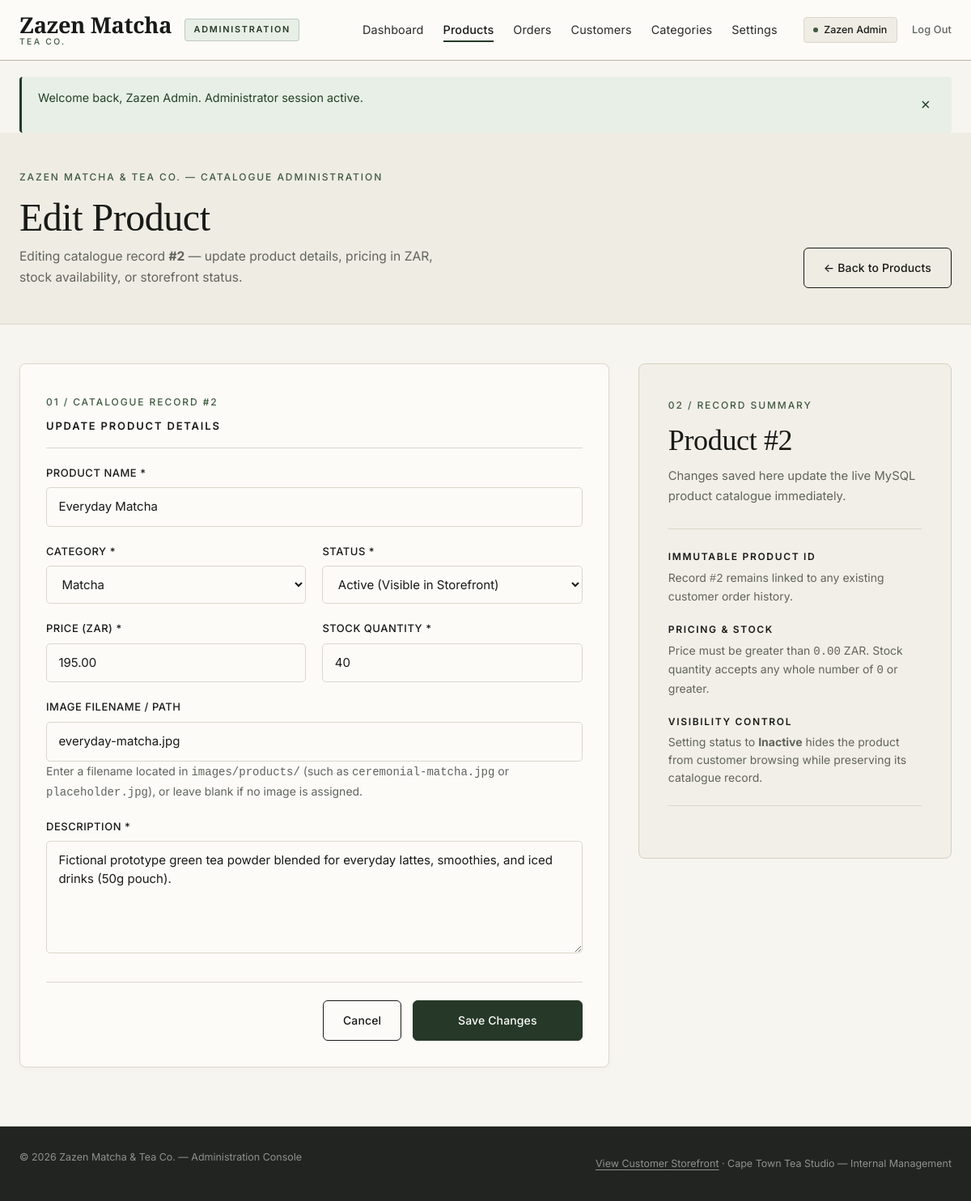
The page /admin/product-edit.php?id=2 (signed in) on the database as committed earlier.
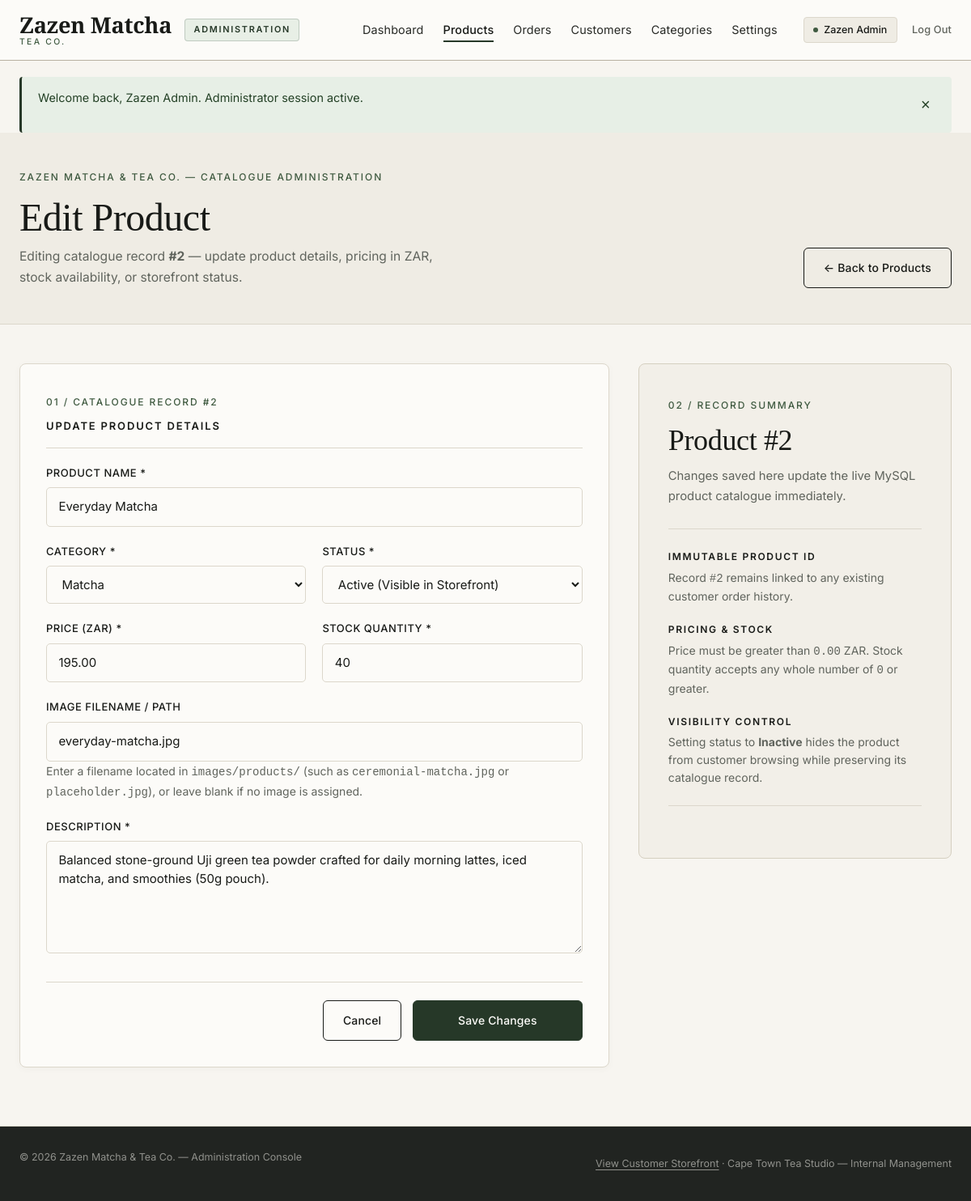
The same page on the database as committed later.
### tables this page shows
CREATE TABLE `products` (
    `product_id` INT UNSIGNED NOT NULL AUTO_INCREMENT,
    `category_id` INT UNSIGNED NOT NULL,
    `name` VARCHAR(150) NOT NULL,
    `description` TEXT DEFAULT NULL,
    `price` DECIMAL(10, 2) NOT NULL,
    `stock_quantity` INT NOT NULL DEFAULT 0,
    `image` VARCHAR(255) DEFAULT NULL,
    `status` ENUM('active', 'inactive') NOT NULL DEFAULT 'active',
    `created_at` TIMESTAMP NOT NULL DEFAULT CURRENT_TIMESTAMP,
    `updated_at` TIMESTAMP NOT NULL DEFAULT CURRENT_TIMESTAMP ON UPDATE CURRENT_TIMESTAMP,
    PRIMARY KEY (`product_id`),
    KEY `idx_products_category` (`category_id`),
    KEY `idx_products_status` (`status`),
    CONSTRAINT `fk_products_category`
        FOREIGN KEY (`category_id`)
        REFERENCES `categories` (`category_id`)
        ON DELETE RESTRICT
        ON UPDATE CASCADE
);

CREATE TABLE `categories` (
    `category_id` INT UNSIGNED NOT NULL AUTO_INCREMENT,
    `name` VARCHAR(100) NOT NULL,
    `description` TEXT DEFAULT NULL,
    `created_at` TIMESTAMP NOT NULL DEFAULT CURRENT_TIMESTAMP,
    `updated_at` TIMESTAMP NOT NULL DEFAULT CURRENT_TIMESTAMP ON UPDATE CURRENT_TIMESTAMP,
    PRIMARY KEY (`category_id`),
    UNIQUE KEY `uq_categories_name` (`name`)
);

### includes/functions.php (called while the page is built, shortened)
<?php
function e($value): string
{
    return htmlspecialchars((string) ($value ?? ''), ENT_QUOTES | ENT_SUBSTITUTE, 'UTF-8');
}
function db_fetch_one(PDO $pdo, string $sql, array $params = []): ?array
{
    $stmt = $pdo->prepare($sql);
    $stmt->execute($params);
    $row = $stmt->fetch();
    return $row !== false ? $row : null;
}
function db_fetch_all(PDO $pdo, string $sql, array $params = []): array
{
    $stmt = $pdo->prepare($sql);
    $stmt->execute($params);
    return $stmt->fetchAll();
}
function site_url(string $path = ''): string
{
    $cleanPath = ltrim($path, '/');
    return BASE_URL . '/' . $cleanPath;
}

### admin/product-edit.php (the view, shortened to what the changed rows need)
<?php
require_once dirname(__DIR__) . '/includes/db.php';
require_once dirname(__DIR__) . '/includes/functions.php';
$productsListUrl = site_url('admin/products.php');
$rawProductId = $_GET['id'] ?? '';
$productId    = (
    !is_array($rawProductId)
    && ctype_digit(trim((string) $rawProductId))
    && (int) trim((string) $rawProductId) > 0
)
    ? (int) trim((string) $rawProductId)
    : 0;
$existingProduct  = null;
$productFound     = false;
$categories       = [];
try {
    $categoriesSql = "
        SELECT
            category_id,
            name,
            description
        FROM categories
        ORDER BY category_id ASC
    ";
    $categories = db_fetch_all($pdo, $categoriesSql);
    if ($productId > 0) {
        $productSql = "
            SELECT
                product_id,
                category_id,
                name,
                description,
                price,
                stock_quantity,
                image,
                status
            FROM products
            WHERE product_id = :product_id
            LIMIT 1
        ";
        $existingProduct = db_fetch_one($pdo, $productSql, [
            'product_id' => $productId,
        ]);
        if ($existingProduct !== null) {
            $productFound = true;
        }
    }
} catch (Throwable $exception) {
    error_log('Admin Edit Product Load Error: ' . $exception->getMessage());
    $dbLoadError = 'Unable to load product details right now. Please check the database connection.';
}
$formData = [
    'name'           => '',
    'category_id'    => '',
    'description'    => '',
    'price'          => '',
    'stock_quantity' => '0',
    'image'          => '',
    'status'         => 'active',
];
if ($productFound && $existingProduct !== null) {
    $formData = [
        'name'           => (string) ($existingProduct['name'] ?? ''),
        'category_id'    => (string) ((int) ($existingProduct['category_id'] ?? 0)),
        'description'    => (string) ($existingProduct['description'] ?? ''),
        'price'          => number_format((float) ($existingProduct['price'] ?? 0.00), 2, '.', ''),
        'stock_quantity' => (string) ((int) ($existingProduct['stock_quantity'] ?? 0)),
        'image'          => (string) ($existingProduct['image'] ?? ''),
        'status'         => strtolower(trim((string) ($existingProduct['status'] ?? 'active'))),
    ];
}
$formErrors    = [];
$productEditUrl = site_url('admin/product-edit.php?id=' . $productId);
require_once dirname(__DIR__) . '/includes/admin-header.php';
?>
<section class="checkout-hero admin-page-hero" aria-labelledby="admin-edit-product-heading">
    <div class="container">
        <div class="checkout-hero-inner admin-page-hero-inner">
            <div>
                <h1 id="admin-edit-product-heading" class="checkout-title">
                    <?php echo $productFound ? 'Edit Product' : 'Product Not Found'; ?>
                </h1>
            </div>
        </div>
    </div>
</section>
<section class="section admin-dashboard-section admin-form-section" aria-label="Edit product form">
    <div class="container">
        <?php if (!$productFound): ?>
            <div class="checkout-card admin-panel-card">
                <div class="admin-empty-state" role="status">
                    <p class="admin-empty-title">Product Not Found</p>
                    <p class="admin-empty-text">
                        The product ID provided is missing, invalid, or does not match an existing product in the database.
                    </p>
                    <div class="admin-empty-actions">
                        <a href="<?php echo e($productsListUrl); ?>" class="btn btn-primary">
                            Return to Product Listing
                        </a>
                    </div>
                </div>
            </div>
        <?php else: ?>
            <div class="admin-dashboard-grid admin-form-layout">
                <div class="checkout-card admin-panel-card">
                    <div class="admin-panel-header">
                        <div>
                            <span class="eyebrow">01 / Catalogue Record #<?php echo (int) $productId; ?></span>
                            <h2 class="checkout-section-heading">Update Product Details</h2>
                        </div>
                    </div>
                    <form action="<?php echo e($productEditUrl); ?>" method="post" class="admin-product-form" novalidate>
                        <div class="form-group">
                            <label for="name" class="form-label">Product Name *</label>
                            <input
                                type="text"
                                id="name"
                                name="name"
                                maxlength="150"
                                placeholder="e.g. Ceremonial Matcha"
                                value="<?php echo e($formData['name']); ?>"
                                required
                                <?php echo isset($formErrors['name']) ? 'aria-invalid="true" aria-describedby="error-name"' : ''; ?>
                            >
                        </div>
                        <div class="checkout-field-grid">
                            <div class="form-group">
                                <label for="category_id" class="form-label">Category *</label>
                                <select
                                    id="category_id"
                                    name="category_id"
                                    required
                                    <?php echo isset($formErrors['category_id']) ? 'aria-invalid="true" aria-describedby="error-category"' : ''; ?>
                                >
                                    <?php foreach ($categories as $category): ?>
                                        <?php
                                        $optionCatId   = (int) ($category['category_id'] ?? 0);
                                        $optionCatName = trim((string) ($category['name'] ?? ''));
                                        $isSelected    = ($formData['category_id'] !== '' && ctype_digit($formData['category_id']) && (int) $formData['category_id'] === $optionCatId);
                                        ?>
                                        <option
                                            value="<?php echo $optionCatId; ?>"
                                            <?php echo $isSelected ? 'selected' : ''; ?>
                                        >
                                            <?php echo e($optionCatName); ?>
                                        </option>
                                    <?php endforeach; ?>
                                </select>
                            </div>
                            <div class="form-group">
                                <label for="status" class="form-label">Status *</label>
                                <select
                                    id="status"
                                    name="status"
                                    required
                                    <?php echo isset($formErrors['status']) ? 'aria-invalid="true" aria-describedby="error-status"' : ''; ?>
                                >
                                    <option value="active" <?php echo $formData['status'] === 'active' ? 'selected' : ''; ?>>
                                        Active (Visible in Storefront)
                                    </option>
                                </select>
                            </div>
                        </div>
                        <div class="checkout-field-grid">
                            <div class="form-group">
                                <label for="price" class="form-label">Price (ZAR) *</label>
                                <input
                                    type="number"
                                    id="price"
                                    name="price"
                                    step="0.01"
                                    min="0.01"
                                    placeholder="280.00"
                                    value="<?php echo e($formData['price']); ?>"
                                    required
                                    <?php echo isset($formErrors['price']) ? 'aria-invalid="true" aria-describedby="error-price"' : ''; ?>
                                >
                            </div>
                            <div class="form-group">
                                <label for="stock_quantity" class="form-label">Stock Quantity *</label>
                                <input
                                    type="number"
                                    id="stock_quantity"
                                    name="stock_quantity"
                                    step="1"
                                    min="0"
                                    placeholder="0"
                                    value="<?php echo e($formData['stock_quantity']); ?>"
                                    required
                                    <?php echo isset($formErrors['stock_quantity']) ? 'aria-invalid="true" aria-describedby="error-stock"' : ''; ?>
                                >
                            </div>
                        </div>
                        <div class="form-group">
                            <label for="image" class="form-label">Image Filename / Path</label>
                            <input
                                type="text"
                                id="image"
                                name="image"
                                maxlength="255"
                                placeholder="e.g. ceremonial-matcha.jpg (or leave blank for placeholder)"
                                value="<?php echo e($formData['image']); ?>"
                                <?php echo isset($formErrors['image']) ? 'aria-invalid="true" aria-describedby="error-image"' : ''; ?>
                            >
                            <p class="account-section-note">
                                Enter a filename located in <code>images/products/</code> (such as <code>ceremonial-matcha.jpg</code> or <code>placeholder.jpg</code>), or leave blank if no image is assigned.
                            </p>
                        </div>
                        <div class="form-group">
                            <label for="description" class="form-label">Description *</label>
                            <textarea
                                id="description"
                                name="description"
                                rows="5"
                                maxlength="5000"
                                placeholder="Describe the origin, preparation notes, or vessel dimensions..."
                                required
                                <?php echo isset($formErrors['description']) ? 'aria-invalid="true" aria-describedby="error-description"' : ''; ?>
                            ><?php echo e($formData['description']); ?></textarea>
                        </div>
                        <div class="contact-form-actions">
                            <a href="<?php echo e($productsListUrl); ?>" class="btn btn-outline">
                                Cancel
                            </a>
                            <button type="submit" class="btn btn-primary contact-submit-btn">
                                Save Changes
                            </button>
                        </div>
                    </form>
                </div>
                <aside class="auth-editorial-card admin-quicklinks-card" aria-labelledby="edit-guide-heading">
                    <span class="eyebrow">02 / Record Summary</span>
                    <h2 id="edit-guide-heading" class="auth-editorial-title">
                        Product #<?php echo (int) $productId; ?>
                    </h2>
                    <p class="auth-editorial-intro">
                        Changes saved here update the live MySQL product catalogue immediately.
                    </p>
                    <dl class="auth-benefit-list">
                        <div class="auth-benefit-item">
                            <dt>Immutable Product ID</dt>
                            <dd>Record <code>#<?php echo (int) $productId; ?></code> remains linked to any existing customer order history.</dd>
                        </div>
                        <div class="auth-benefit-item">
                            <dt>Pricing &amp; Stock</dt>
                            <dd>Price must be greater than <code>0.00</code> ZAR. Stock quantity accepts any whole number of <code>0</code> or greater.</dd>
                        </div>
                        <div class="auth-benefit-item">
                            <dt>Visibility Control</dt>
                            <dd>Setting status to <strong>Inactive</strong> hides the product from customer browsing while preserving its catalogue record.</dd>
                        </div>
                    </dl>
                </aside>
            </div>
        <?php endif; ?>
    </div>
</section>
<?php require_once dirname(__DIR__) . '/includes/admin-footer.php'; ?>

Rows that differ between the two databases and show on the page:
changed products "Everyday Matcha": description "Fictional prototype green tea powder blended for everyday lattes, smoothies, and iced drinks (50g pouch)." → "Balanced stone-ground Uji green tea powder crafted for daily morning lattes, iced matcha, and smoothies (50g pouch)."
